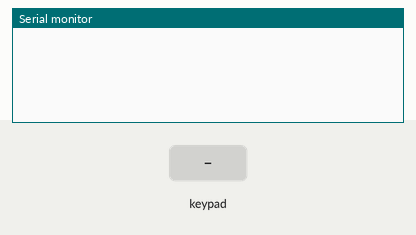
Simulated run of this sketch. Board: Arduino Uno, built with avr-gcc and run on an emulated ATmega328P. On the bench: the last lines printed to the serial monitor. The test bench sets the inputs (shaded band).

Above: at 1.2 s.
1.3 s: key '1' pressed
At 1.8 s:
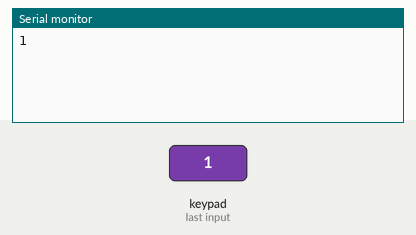
2.8 s: keypad keys 2 3 4 5 # pressed 0.4 s apart
At 5.6 s:
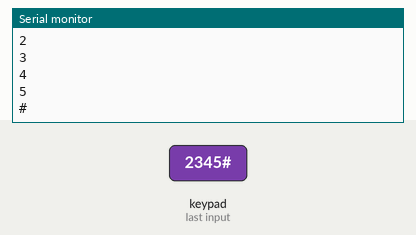
6.3 s: key '*' pressed
At 6.9 s:
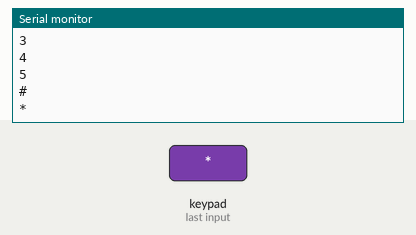
7.8 s: keypad keys 6 7 8 pressed 0.4 s apart
At 9.9 s:
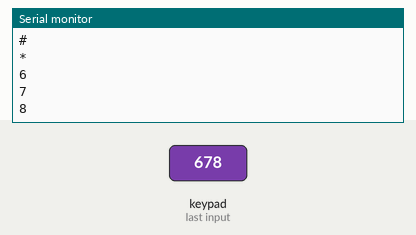
Timing chart, 0 to 11.4 s (numbered marks = the images above; inputs shaded):
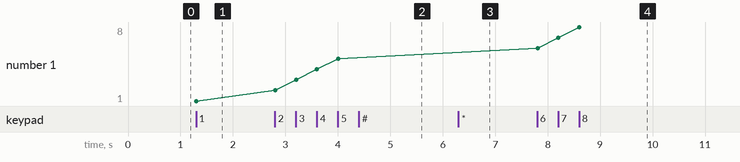

The sketch:

Keypad.ino
```cpp
#include <Key.h>
#include <Keypad.h>
const byte ROWS = 4;
const byte COLUMN = 3;
char keys[ROWS][COLUMN]={{'1','2','3'},{'4','5','6'},{'7','8','9'},{'*','0','#'}};
byte ROWPINS[ROWS]={2,3,4,5};
byte COLPINS[COLUMN]={6,7,8};
Keypad keypad=Keypad(makeKeymap(keys),ROWPINS,COLPINS,ROWS,COLUMN);//mapping the Keys to the keypad

void setup() {
  // put your setup code here, to run once:
  Serial.begin(9600);
}

void loop() {
  // put your main code here, to run repeatedly:
  char Key=keypad.getKey();
  if (Key)
  {
    Serial.println(Key);
  }
}
```

Measured:
- after the input at 1.3 s, the serial monitor: prints a new line at once (image 1)
- after the input at 2.8 s, the serial monitor: prints a new line at once (image 2)
- after the input at 6.3 s, the serial monitor: prints a new line at once (image 3)
- after the input at 7.8 s, the serial monitor: prints a new line at once (image 4)
- plotted number 1: 1 → 5 after the input at 2.8 s, 5 → 8 after the input at 7.8 s
